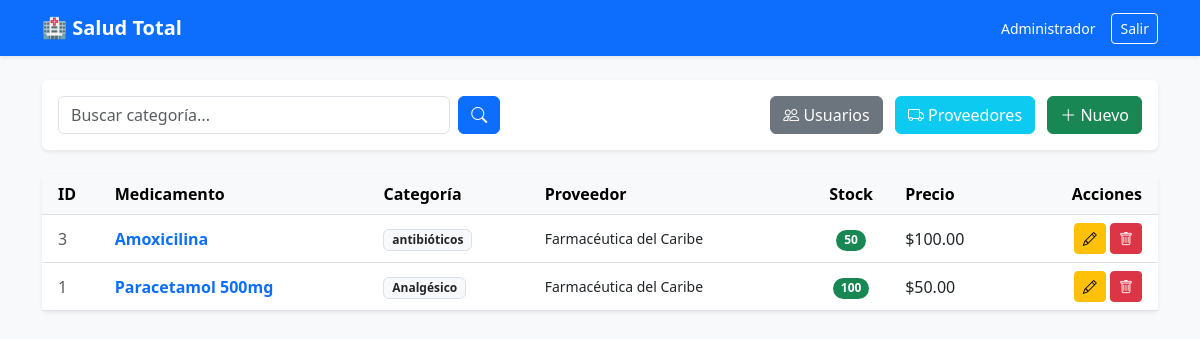
Screenshot of /paginas/panel.php (signed in) with the database file from the repository.
### tables this page shows
CREATE TABLE `medicamentos` (
  `id` int(11) NOT NULL,
  `nombre` varchar(100) NOT NULL,
  `categoria` varchar(100) NOT NULL,
  `cantidad` int(11) NOT NULL,
  `precio` decimal(10,2) NOT NULL,
  `proveedor_id` int(11) DEFAULT NULL,
  `creado_en` timestamp NOT NULL DEFAULT current_timestamp(),
  `actualizado_en` timestamp NOT NULL DEFAULT current_timestamp() ON UPDATE current_timestamp()
);

CREATE TABLE `proveedores` (
  `id` int(11) NOT NULL,
  `nombre` varchar(100) NOT NULL,
  `telefono` varchar(20) DEFAULT NULL,
  `direccion` varchar(200) DEFAULT NULL,
  `creado_en` timestamp NOT NULL DEFAULT current_timestamp()
);

### paginas/panel.php (the view, shortened to what this page needs)
<?php
require '../logica/db.php';
$where = "";
$params = [];
$categoria_buscada = "";
$sql = "SELECT m.id, m.nombre, m.categoria, m.cantidad, m.precio, p.nombre AS proveedor
        FROM medicamentos m
        LEFT JOIN proveedores p ON m.proveedor_id = p.id
        $where ORDER BY m.id DESC";
$stmt = $conn->prepare($sql);
$stmt->execute($params);
$medicamentos = $stmt->fetchAll(PDO::FETCH_ASSOC);
?>
<!DOCTYPE html>
<html lang="es">
<head>
    <link href="https://cdn.jsdelivr.net/npm/bootstrap@5.3.0/dist/css/bootstrap.min.css" rel="stylesheet">
    <link rel="stylesheet" href="https://cdn.jsdelivr.net/npm/bootstrap-icons@1.10.0/font/bootstrap-icons.css">
</head>
<body class="bg-light">
    <nav class="navbar navbar-expand-lg navbar-dark bg-primary mb-4 shadow-sm">
        <div class="container">
            <a class="navbar-brand fw-bold" href="#">🏥 Salud Total</a>
            <div class="d-flex align-items-center text-white">
                <small class="me-3 d-none d-md-block">
                    <?php echo htmlspecialchars($_SESSION['user_nombre']); ?>
                </small>
                <a href="../logica/logout.php" class="btn btn-outline-light btn-sm">Salir</a>
            </div>
        </div>
    </nav>
    <div class="container">
        <div class="card shadow-sm mb-4 border-0">
            <div class="card-body">
                <div class="row g-3">
                    <div class="col-12 col-md-5">
                        <form method="GET" class="d-flex gap-2">
                            <input type="text" name="categoria" class="form-control" placeholder="Buscar categoría..." value="<?php echo htmlspecialchars($categoria_buscada); ?>">
                            <button type="submit" class="btn btn-primary"><i class="bi bi-search"></i></button>
                        </form>
                    </div>
                    <div class="col-12 col-md-7 text-md-end">
                        <?php if($_SESSION['user_rol'] == 'admin'): ?>
                            <a href="usuarios.php" class="btn btn-secondary me-2"><i class="bi bi-people"></i> Usuarios</a>
                        <?php endif; ?>
                        <a href="proveedores.php" class="btn btn-info text-white me-2"><i class="bi bi-truck"></i> Proveedores</a>
                        <a href="registro.php" class="btn btn-success"><i class="bi bi-plus-lg"></i> Nuevo</a>
                    </div>
                </div>
            </div>
        </div>
        <div class="card shadow-sm border-0">
            <div class="table-responsive">
                <table class="table table-hover align-middle mb-0">
                    <thead class="table-light">
                        <tr>
                            <th class="ps-3">ID</th>
                            <th>Medicamento</th>
                            <th>Categoría</th>
                            <th>Proveedor</th>
                            <th class="text-center">Stock</th>
                            <th>Precio</th>
                            <th class="text-end pe-3">Acciones</th>
                        </tr>
                    </thead>
                    <tbody>
                        <?php foreach ($medicamentos as $med): ?>
                        <tr>
                            <td class="ps-3 text-muted"><?php echo $med['id']; ?></td>
                            <td class="fw-bold text-primary"><?php echo htmlspecialchars($med['nombre']); ?></td>
                            <td><span class="badge bg-light text-dark border"><?php echo htmlspecialchars($med['categoria']); ?></span></td>
                            <td class="small"><?php echo htmlspecialchars($med['proveedor'] ?? '-'); ?></td>
                            <td class="text-center">
                                <span class="badge <?php echo ($med['cantidad']<10)?'bg-danger':'bg-success'; ?> rounded-pill">
                                    <?php echo $med['cantidad']; ?>
                                </span>
                            </td>
                            <td>$<?php echo number_format($med['precio'], 2); ?></td>
                            <td class="text-end pe-3">
                                <a href="editar.php?id=<?php echo $med['id']; ?>" class="btn btn-warning btn-sm"><i class="bi bi-pencil"></i></a>
                                <a href="../logica/eliminar.php?id=<?php echo $med['id']; ?>" class="btn btn-danger btn-sm" onclick="return confirm('¿Borrar?');"><i class="bi bi-trash"></i></a>
                            </td>
                        </tr>
                        <?php endforeach; ?>
                    </tbody>
                </table>
            </div>
        </div>
    </div>
</body>
</html>

### rows the page displays
medicamentos: id "3", nombre "Amoxicilina", categoria "antibióticos", proveedor.nombre "Farmacéutica del Caribe", cantidad "50", precio "100.00"
medicamentos: id "1", nombre "Paracetamol 500mg", categoria "Analgésico", proveedor.nombre "Farmacéutica del Caribe", cantidad "100", precio "50.00"

### other values shown
$_SESSION['user_nombre'] "Administrador"
